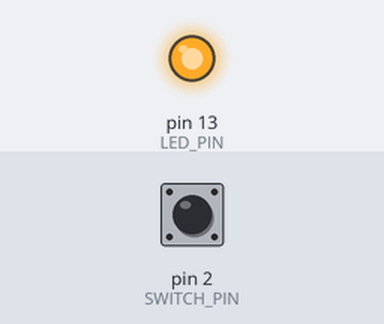
A sketch run on a simulated Arduino Uno, built with avr-gcc and run on an emulated ATmega328P. Parts: output pins drawn as LEDs (lit = HIGH). Inputs (shaded band) come from the test bench; at power-on: pin 2 (SWITCH_PIN) HIGH.

Above: at 1.2 s.
1.3 s: pin 2 (SWITCH_PIN) pulled LOW for 0.15 s
At 2.3 s:
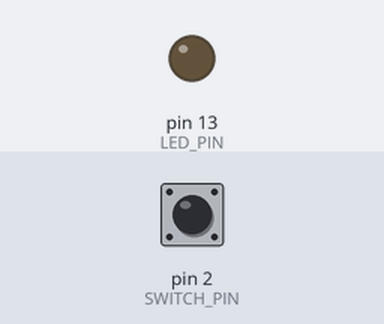
2.9 s: pin 2 (SWITCH_PIN) pulled LOW for 1 s
At 4.7 s:
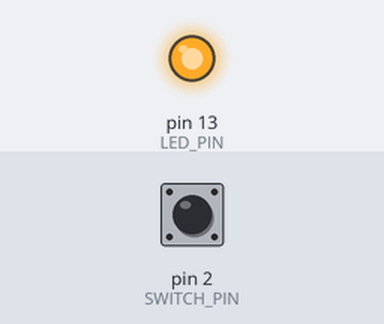
5.4 s: pin 2 (SWITCH_PIN) pulled LOW for 3.2 s
At 9.5 s:
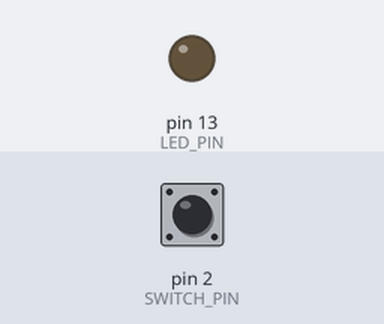
Timing chart, 0 to 11.0 s (numbered marks = the images above; inputs shaded):
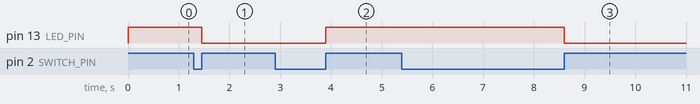

The sketch:

led_on_off.ino
```cpp
#define SWITCH_PIN 2
#define LED_PIN 13

byte ledState = LOW;
byte priorReading = LOW;
byte switchState = LOW;

byte buttonHistory = 0;

void setup() {
	pinMode(SWITCH_PIN, INPUT);
	pinMode(LED_PIN, OUTPUT);
}

bool isButtonPressed(byte pin){
	int reading = digitalRead(pin);
	buttonHistory = buttonHistory << 1;
	buttonHistory |= reading;

	return (buttonHistory & 0b10011111) == 0b10011111;

}

void loop() {
	int reading = isButtonPressed(SWITCH_PIN);

	if (reading == HIGH && priorReading == LOW) {
		ledState = ledState == LOW ? HIGH : LOW;
		digitalWrite(LED_PIN, ledState);
	}
	priorReading = reading;
}
```

Measured:
- after the input at 1.3 s, pin 13 (LED_PIN): HIGH → LOW after 0.15 s
- after the input at 2.9 s, pin 13 (LED_PIN): LOW → HIGH after 1.0 s
- after the input at 5.4 s, pin 13 (LED_PIN): HIGH → LOW after 3.2 s
